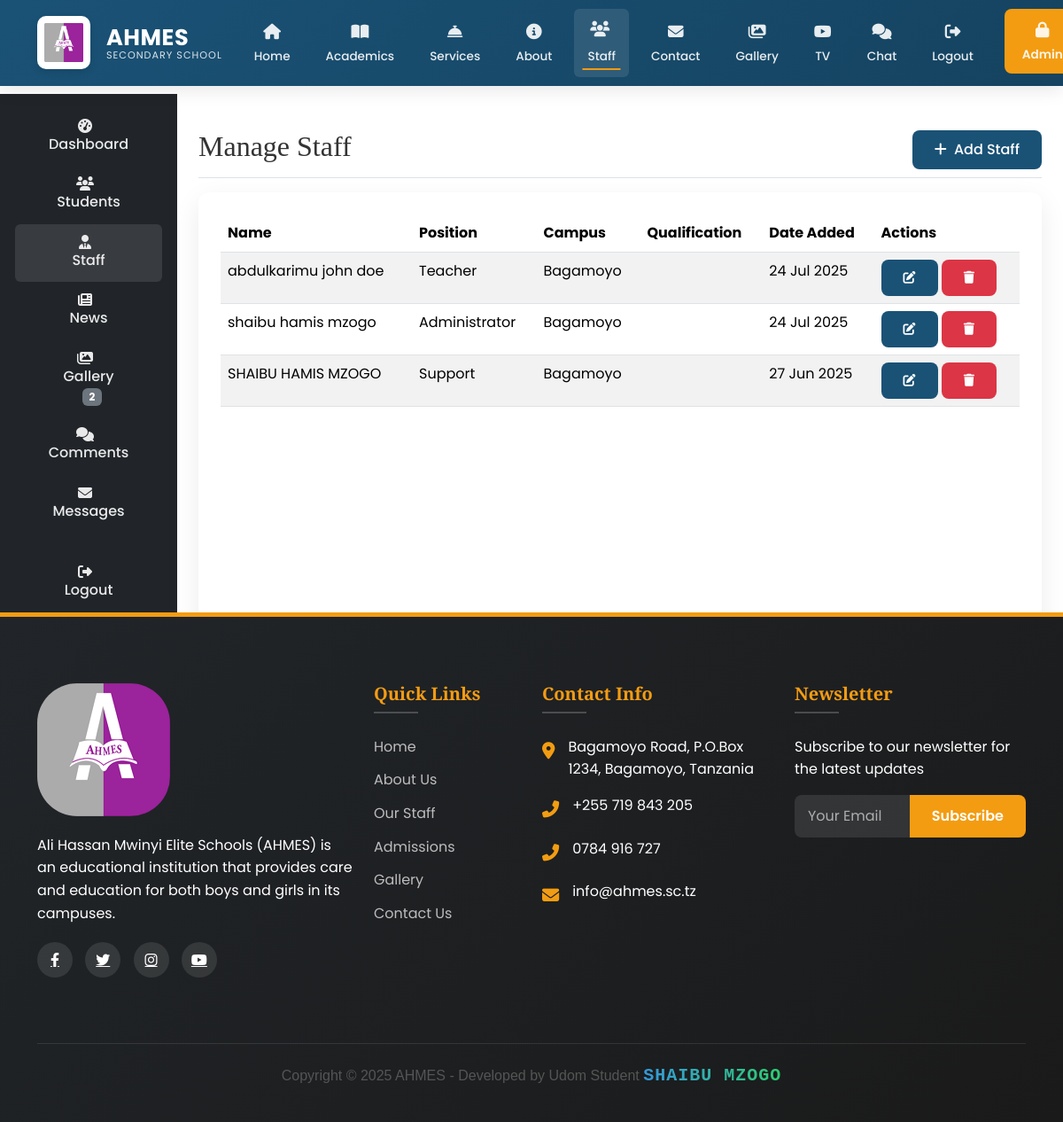
The app's page /ad/staff/ (signed in), older data.
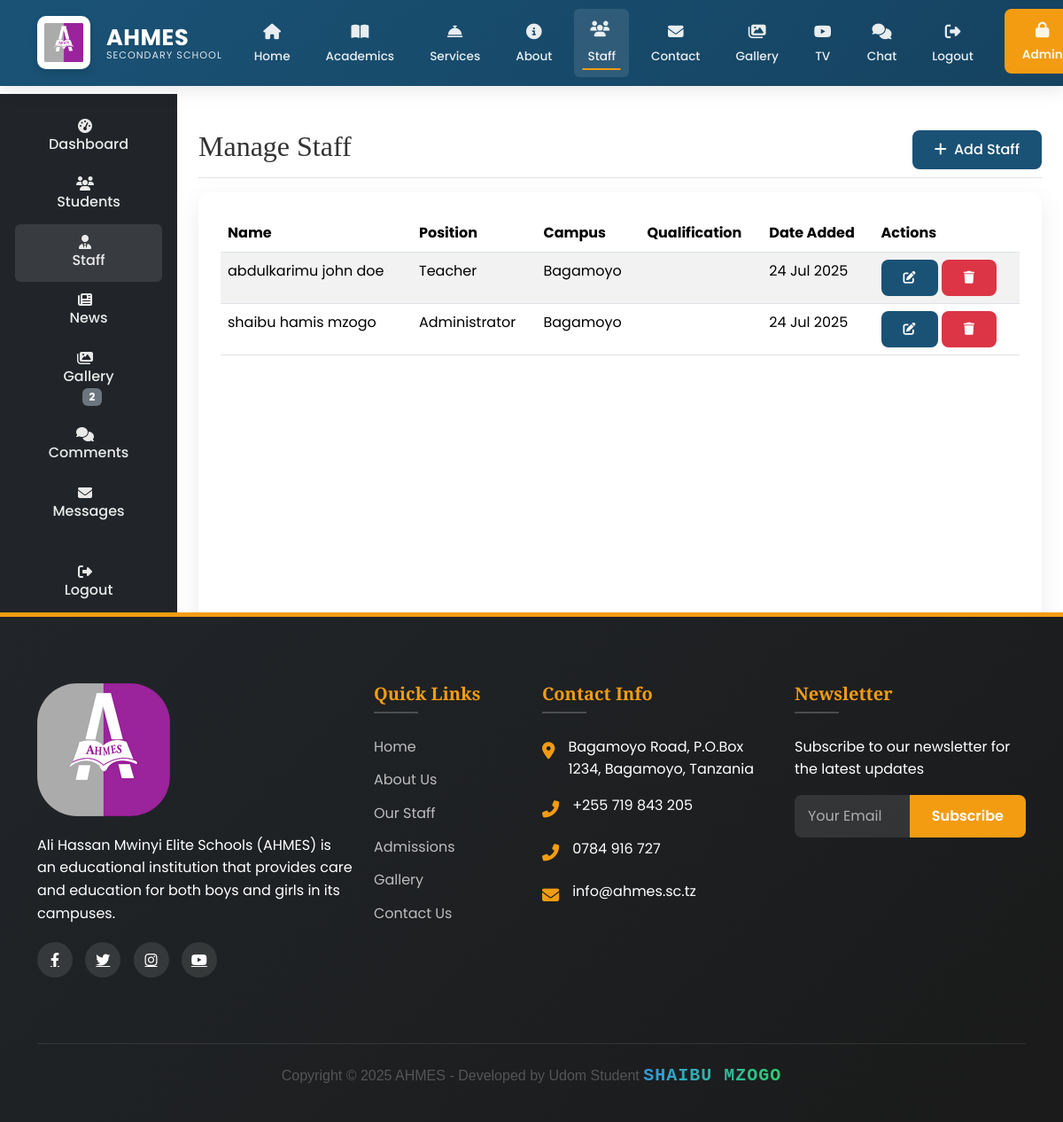
The same page, newer data.
### main/models.py (models this page shows, shortened)
class StaffMember(models.Model):
    POSITION_CHOICES = [
        ('Teacher', 'Teacher'),
        ('Administrator', 'Administrator'),
        ('Support', 'Support Staff'),
    ]
    user = models.OneToOneField(
        User,
        on_delete=models.CASCADE,
        related_name='staff_profile',
        null=True,
        blank=True
    )
    first_name = models.CharField(max_length=100)
    middle_name = models.CharField(max_length=100, blank=True)
    last_name = models.CharField(max_length=100)
    position = models.CharField(max_length=50, choices=POSITION_CHOICES)
    office_number = models.CharField(max_length=20, blank=True)
    office_location = models.CharField(max_length=200, blank=True)
    specialization = models.CharField(max_length=200)
    campus = models.ForeignKey(
        Campus,
        on_delete=models.CASCADE,
        related_name='staff_members'
    )
    phone = models.CharField(max_length=20)
    email = models.EmailField()
    joined_date = models.DateField()
    image = CloudinaryField('staff', folder="school/staff",
                          transformation={'quality': 'auto:good'})
    created_at = models.DateTimeField(auto_now_add=True)
    updated_at = models.DateTimeField(auto_now=True)
    class Meta:
        ordering = ['-created_at']
        verbose_name = 'Staff Member'
        verbose_name_plural = 'Staff Members'

class Campus(models.Model):
    name = models.CharField(max_length=100)
    location = models.CharField(max_length=200)
    description = models.TextField()
    image = CloudinaryField('campuses', folder="school/campuses",
                          transformation={'quality': 'auto:good'})

### main/views.py (the view)
# urls.py: path('ad/staff/', views.manage_staff, name='manage_staff'),
@login_required
@user_passes_test(is_admin)
def manage_staff(request):
    staff_members = StaffMember.objects.all().order_by('-created_at')
    return render(request, 'main/manage_staff.html', {'staff_members': staff_members})

### main/context_processors.py (called while the page is built)
def admin_counts(request):
    if request.user.is_authenticated and request.user.is_admin:
        return {
            'pending_comments': Comment.objects.filter(is_approved=False).count(),
            'gallery_count': Gallery.objects.count(),
        }
    return {}

def unread_messages_count(request):
    if request.user.is_authenticated:
        count = Message.objects.filter(
            conversation__participants=request.user,
            is_read=False
        ).exclude(
            sender=request.user
        ).count()
        print(f"DEBUG: Unread messages count for {request.user}: {count}")  # Debug output
        return {'unread_messages_count': count}
    return {}

### main/models.py (called while the page is built)
    def __str__(self):
        return self.username

### main/views.py (called while the page is built)
def is_admin(user):
    return user.is_authenticated and user.is_admin

### main/templates/main/manage_staff.html (shortened to what this page needs)
{% extends 'main/base.html' %}
{% load static %}
{% block content %}
<div class="container-fluid">
  <div class="row">
    {% include 'main/sidebar.html' %}
    <main class="col-md-9 ms-sm-auto col-lg-10 px-md-4 py-4">
      <div class="d-flex justify-content-between flex-wrap flex-md-nowrap align-items-center pt-3 pb-2 mb-3 border-bottom">
        <h1 class="h2">Manage Staff</h1>
        <div class="btn-toolbar mb-2 mb-md-0">
          <a href="{% url 'add_staff' %}" class="btn btn-primary">
            <i class="fas fa-plus me-1"></i> Add Staff
          </a>
        </div>
      </div>
      <div class="card">
        <div class="card-body">
          <div class="table-responsive">
            <table class="table table-striped table-hover">
              <thead>
                <tr>
                  <th>Name</th>
                  <th>Position</th>
                  <th>Campus</th>
                  <th>Qualification</th>
                  <th>Date Added</th>
                  <th>Actions</th>
                </tr>
              </thead>
              <tbody>
                {% for staff in staff_members %}
                <tr>
                  <td>{{ staff.first_name }} {{ staff.middle_name }} {{staff.last_name}}</td>
                  <td>{{ staff.position }}</td>
                  <td>{{ staff.campus.name }}</td>
                  <td>{{ staff.qualification }}</td>
                  <td>{{ staff.created_at|date:"d M Y" }}</td>
                  <td>
                    <a href="{% url 'edit_staff' staff.pk %}" class="btn btn-sm btn-primary">
                      <i class="fas fa-edit"></i>
                    </a>
                    <a href="{% url 'delete_staff' staff.pk %}" class="btn btn-sm btn-danger">
                      <i class="fas fa-trash"></i>
                    </a>
                  </td>
                </tr>
                {% empty %}
                <tr>
                  <td colspan="6" class="text-center">No staff members found</td>
                </tr>
                {% endfor %}
              </tbody>
            </table>
          </div>
        </div>
      </div>
    </main>
  </div>
</div>
{% endblock %}

Row changes from the older to the newer data that the page shows:
removed StaffMember: first_name "SHAIBU", middle_name "HAMIS", last_name "MZOGO", position "Support", campus.name "Bagamoyo", created_at "27 Jun 2025"
